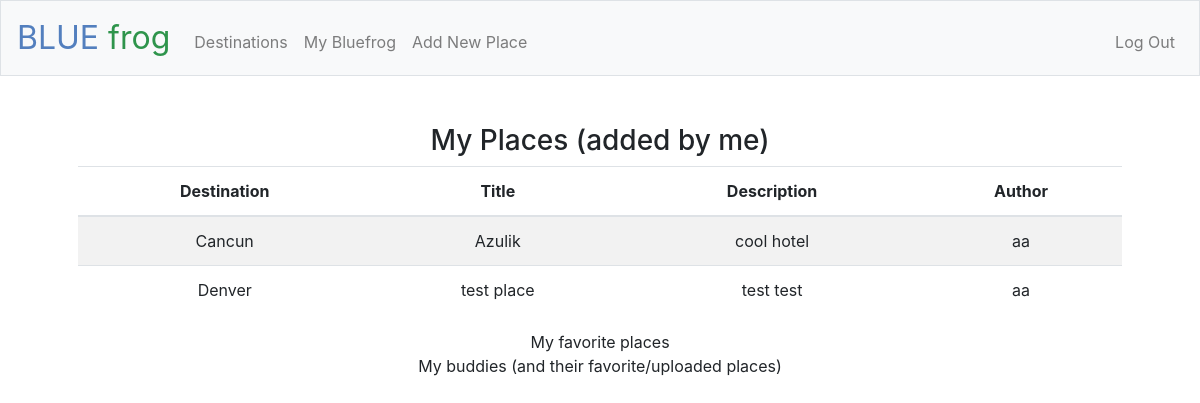
The page /mybluefrog (signed in) on the database as committed earlier.
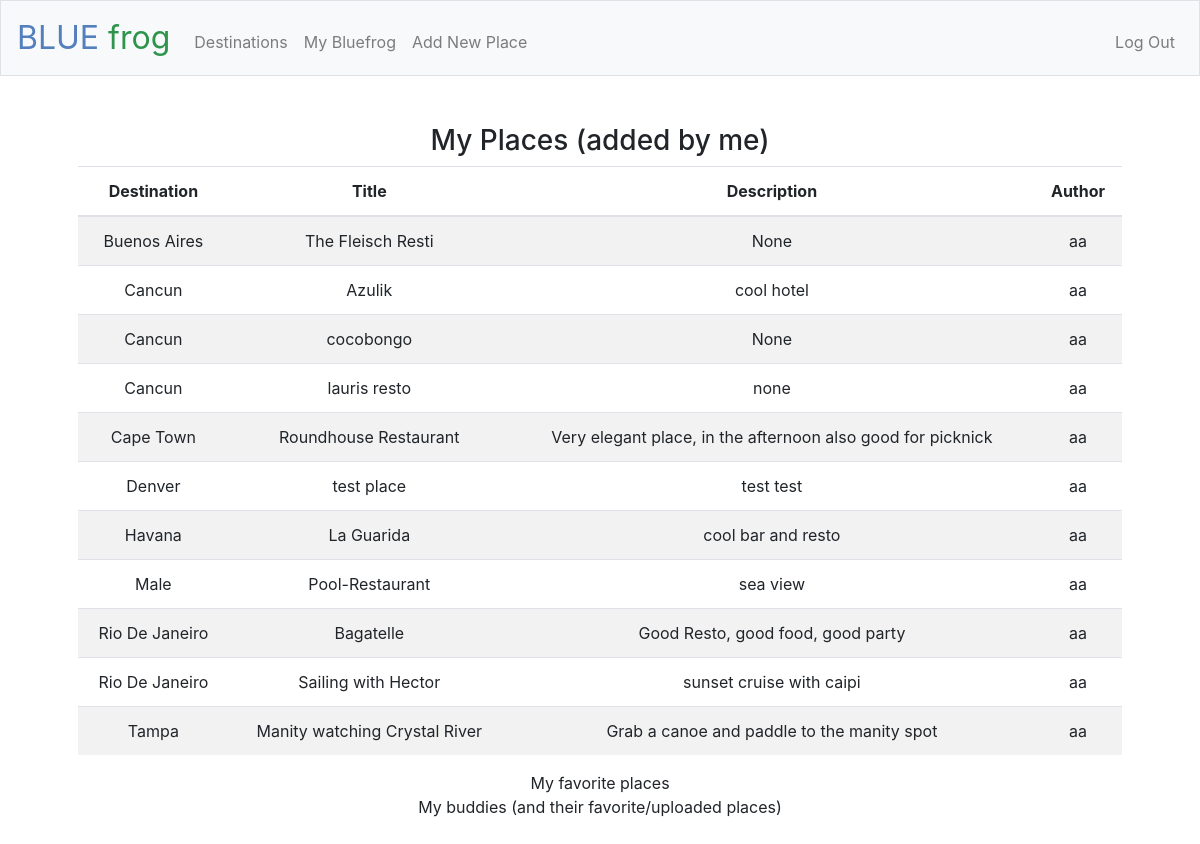
The same page on the database as committed later.
### tables this page shows
CREATE TABLE places (id INTEGER PRIMARY KEY AUTOINCREMENT NOT NULL, title TEXT NOT NULL, dest_id INTEGER NOT NULL, url TEXT, email TEXT, phone TEXT, description TEXT, public BOOLEAN, 'timestamp' TIMESTAMP DEFAULT CURRENT_TIMESTAMP NOT NULL, FOREIGN KEY(dest_id) REFERENCES destinations(id));

CREATE TABLE "destinations" (
	"id"	INTEGER NOT NULL,
	"destination"	TEXT,
	"iata"	TEXT NOT NULL,
	PRIMARY KEY("id" AUTOINCREMENT)
);

CREATE TABLE users (id INTEGER PRIMARY KEY AUTOINCREMENT NOT NULL, name TEXT NOT NULL, email TEXT NOT NULL, hash TEXT NOT NULL);

### app.py (the view)
@app.route("/mybluefrog")
def mybluefrog():
    user_id = session["user_id"]
    myPlaces = db.execute("SELECT destination, title, description, name FROM places JOIN authors ON places.id = authors.place_id JOIN destinations ON destinations.id = places.dest_id JOIN users ON users.id = authors.user_id WHERE authors.user_id = :user_id ORDER BY destination, title", user_id = user_id)
    print(myPlaces)
    return render_template("mybluefrog.html", myPlaces = myPlaces)

### app.py (called while the page is built)
@app.after_request
def after_request(response):
    response.headers["Cache-Control"] = "no-cache, no-store, must-revalidate"
    response.headers["Expires"] = 0
    response.headers["Pragma"] = "no-cache"
    return response

### templates/mybluefrog.html (shortened to what this page needs)
{% extends "layout.html" %}
{% block main %}
<div>
  <h3> My Places (added by me)</h3>
  <table class="table table-striped">
    <thead>
      <tr>
        <th scope="col">Destination</th>
        <th scope="col">Title</th>
        <th scope="col">Description</th>
        <th scope="col">Author</th>
      </tr>
    </thead>
  <tbody>
    {% for place in myPlaces %}
    <tr>
      <td> {{ place["destination"] }}</td>
      <td> {{ place["title"] }}</td>
      <td> {{ place["description"] }}</td>
      <td>{{ place["name"] }}</td>
    </tr>
    {% endfor %}
  </tbody>
  </table>
</div>
<div>
  My favorite places
</div>
<div>
  My buddies (and their favorite/uploaded places)
</div>
{% endblock %}

### templates/layout.html (shortened to what this page needs)
<!DOCTYPE html>
<html lang="en">
    <head>
        <link href="https://maxcdn.bootstrapcdn.com/bootstrap/4.1.3/css/bootstrap.min.css" rel="stylesheet">
        <link href="/static/styles.css" rel="stylesheet">
    </head>
    <body>
        <nav class="navbar navbar-expand-md navbar-light bg-light border">
            <a class="navbar-brand" href={{ url_for('start', message=0) }}><span class="blue">BLUE</span><span class="green"> frog</span></a>
            <div class="collapse navbar-collapse" id="navbar">
                {% if session.user_id %}
                    <ul class="navbar-nav mr-auto mt-2">
                        <li class="nav-item"><a class="nav-link" href="/destinations">Destinations</a></li>
                        <li class="nav-item"><a class="nav-link" href="/mybluefrog">My Bluefrog</a></li>
                        <li class="nav-item"><a class="nav-link" href="/add">Add New Place</a></li>
                    </ul>
                    <ul class="navbar-nav ml-auto mt-2">
                        <li class="nav-item"><a class="nav-link" href="/logout">Log Out</a></li>
                    </ul>
                {% else %}
                    <ul class="navbar-nav ml-auto mt-2">
                        <li class="nav-item"><a class="nav-link" href="/register">Register</a></li>
                        <li class="nav-item"><a class="nav-link" href="/login">Log In</a></li>
                    </ul>
                {% endif %}
            </div>
        </nav>
        <main class="container p-5">
            {% block main %}{% endblock %}
        </main>
    </body>
</html>

### static/styles.css (style rules this page uses)
nav .navbar-brand { font-size: xx-large; }
nav .navbar-brand .blue { color: #537fbe; }
nav .navbar-brand .green { color: #2e944b; }
main { overflow-x: auto; text-align: center; }

Rows that differ between the two databases and show on the page:
added places: destination "Buenos Aires", title "The Fleisch Resti", description "None", name "aa"
added places: destination "Cancun", title "cocobongo", description "None", name "aa"
added places: destination "Cancun", title "lauris resto", description "none", name "aa"
added places: destination "Cape Town", title "Roundhouse Restaurant", description "Very elegant place, in the afternoon also good for picknick", name "aa"
added places: destination "Havana", title "La Guarida", description "cool bar and resto", name "aa"
added places: destination "Male", title "Pool-Restaurant", description "sea view", name "aa"
added places: destination "Rio De Janeiro", title "Bagatelle", description "Good Resto, good food, good party", name "aa"
added places: destination "Rio De Janeiro", title "Sailing with Hector", description "sunset cruise with caipi", name "aa"
added places: destination "Tampa", title "Manity watching Crystal River", description "Grab a canoe and paddle to the manity spot", name "aa"
